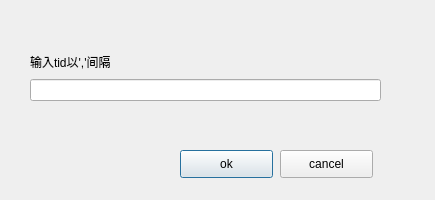
<?xml version="1.0" encoding="UTF-8"?>
<ui version="4.0">
 <class>EditTid_w</class>
 <widget class="QDialog" name="EditTid_w">
  <property name="geometry">
   <rect>
    <x>0</x>
    <y>0</y>
    <width>435</width>
    <height>200</height>
   </rect>
  </property>
  <property name="windowTitle">
   <string>Dialog</string>
  </property>
  <widget class="QPushButton" name="ok_b">
   <property name="geometry">
    <rect>
     <x>180</x>
     <y>150</y>
     <width>93</width>
     <height>28</height>
    </rect>
   </property>
   <property name="text">
    <string>ok</string>
   </property>
  </widget>
  <widget class="QPushButton" name="cancel_b">
   <property name="geometry">
    <rect>
     <x>280</x>
     <y>150</y>
     <width>93</width>
     <height>28</height>
    </rect>
   </property>
   <property name="text">
    <string>cancel</string>
   </property>
  </widget>
  <widget class="QWidget" name="">
   <property name="geometry">
    <rect>
     <x>30</x>
     <y>50</y>
     <width>351</width>
     <height>51</height>
    </rect>
   </property>
   <layout class="QVBoxLayout" name="verticalLayout">
    <item>
     <widget class="QLabel" name="notice_e">
      <property name="text">
       <string>输入tid以','间隔</string>
      </property>
     </widget>
    </item>
    <item>
     <widget class="QLineEdit" name="editTid_e"/>
    </item>
   </layout>
  </widget>
 </widget>
 <resources/>
 <connections/>
</ui>
